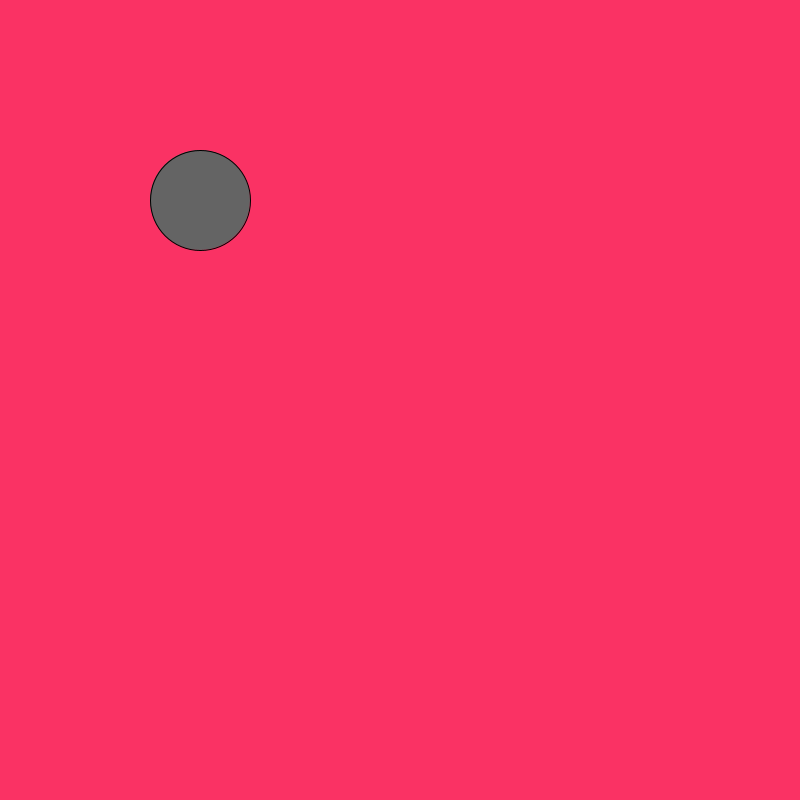
Frame 1 (no input)
Frame 60 (the mouse pressed at the canvas centre just before this capture): identical to frame 1, image omitted
Frame 120 (the mouse held since frame 60 and released just before this capture): identical to frame 1, image omitted

The Processing sketch that drew this single still picture (run headless with seeded random() and noise(); from frame 60 on, the mouse is pressed at the canvas centre):

// Processing sketch: slippery_dot
// ── slippery_dot.pde
// create three integer variables to  
    //    represent the x, y, and the size of the ellipse
    int x=200;
    int y=200;
    int size=100;
    
    void setup() {
      //set the size of your sketch
    size(800,800);
    }
    
    void draw() {
      //set the background color of your sketch
    background(250,50,100);  
      //draw an ellipse. Make sure it fits in the window.
      //use the variables created in step 4 in place of the numbers
      //   in your ellipse
    fill(100,100,100);
    ellipse(x,y,size,size);
    }
    
    void mousePressed() {
      //6a. create an integer variable called distance
      int distance;
      //6b. use the getDistance method to initialize your varible
      //    use the mouse's x and y and the x and y of your ellipse 
     distance=getDistance(mouseX,mouseY,x,y);
      //print the distance variable
    println(distance);
      
      //8a. make an if statement to check if the distance variable
      //   is within the size of the ellipse
      if (distance<size){
     x=(int) random(0,800);
     y=(int) random(0,800);
    }
        //8b.  set the x and y of the ellipse to a random location on the window
       
      
    }
    
    int getDistance(int x1, int y1, int x2, int y2) {
      return (int)Math.sqrt(Math.pow((x1-x2),2) + Math.pow((y1-y2),2));
    }
